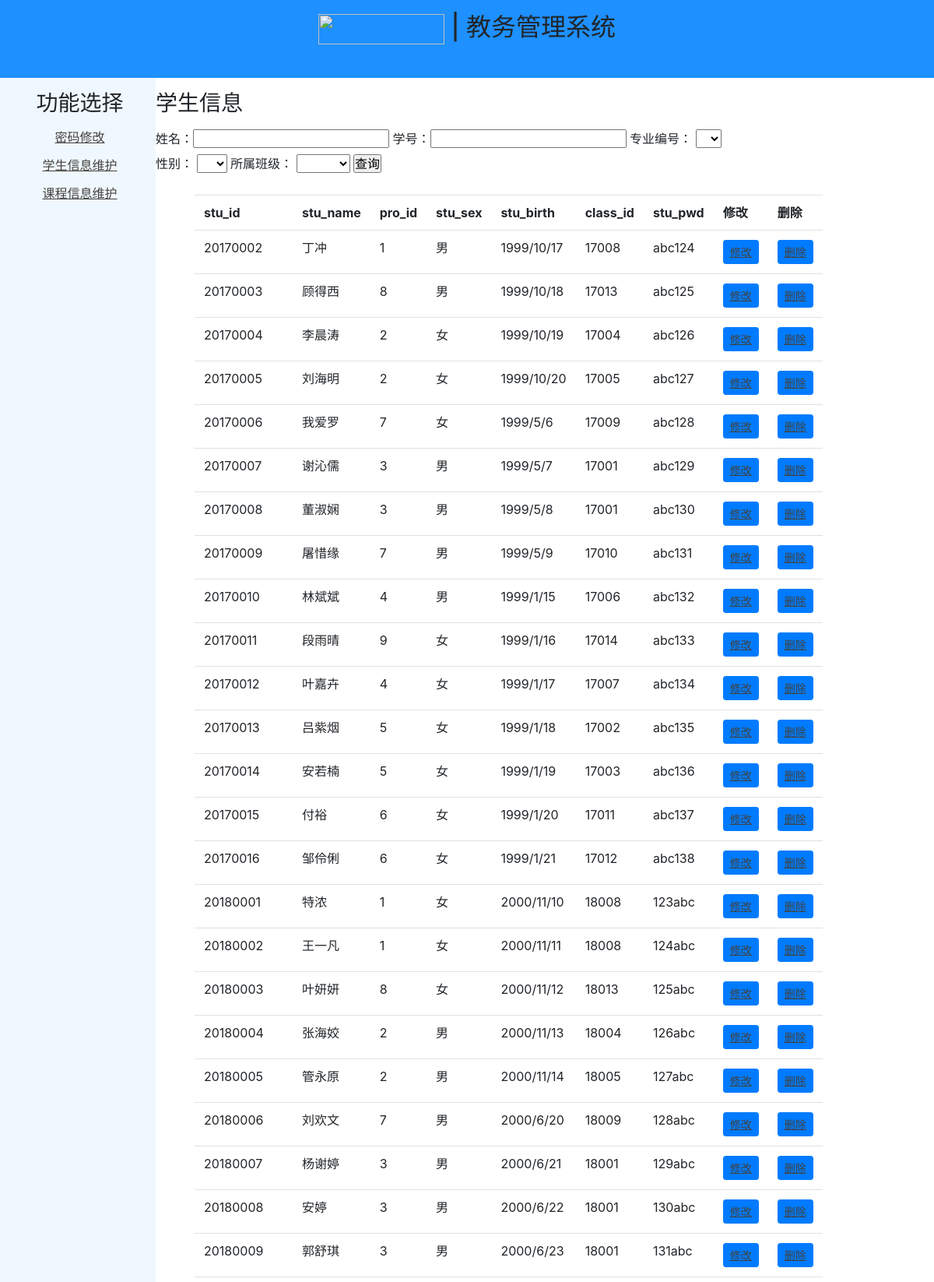
/ (signed in, upper part), run on the app's committed database.
### tables this page shows
CREATE TABLE student_Info(
stu_id int primary key,
stu_name char(50) not null,
pro_id int not null,
stu_sex char(5) not null,
stu_birth datetime not null,
class_id int not null,
stu_pwd char(20) not null,
foreign key(pro_id) references profession_Info(pro_id),
foreign key(class_id) references class_Info(class_id)
);

### admin.py (the view)
@app.route('/',methods=['GET'])
def index():   #学生信息维护
    if not CheckLogin():
        return redirect(url_for('login'))
    dataid, _ = GetSql2("select distinct Pro_id ,Pro_id as col2  from student_Info ")
    datad, _ = GetSql2("select distinct Class_id ,Class_id as col2  from student_Info ")
    strWhere = []
    if "name" in request.args:
        name = request.args["name"]
        if name != "":
            strWhere.append("Stu_name like '%%%s%%'" % name)
    if "Pro_id" in request.args:
        idd = request.args["Pro_id"]
        if idd != "":
            strWhere.append("Pro_id = '%s'" % idd)
    if "id" in request.args:
        id = request.args["id"]
        if id != "":
            strWhere.append("Stu_id = '%s'" % id)
    if "Stu_sex" in request.args:
        ida = request.args["Stu_sex"]
        if ida != "":
            strWhere.append("Stu_sex = '%s'" % ida)
    if "Class_id" in request.args:
        idc = request.args["Class_id"]
        if idc != "":
            strWhere.append("Class_id = '%s'" % idc)
    tablename = "student_Info"
    sql = "SELECT * FROM student_Info "
    if len(strWhere) > 0:
        sql = sql + " where " + " and ".join(strWhere)
        print(sql)
    result, fields = GetSql2(sql)
    return render_template('show.html', datas=result, fields=fields, dataid=dataid, datad=datad)

### admin.py (called while the page is built)
def CheckLogin():
    if 'admin_name' not in session:
        return False
    else:
        return True

### dbSqlite3.py (called while the page is built)
def OpenDb():
    database = "./db/Edu_system.db"
    conn = sqlite3.connect(database)
    return conn

def GetSql(conn, sql):
    cur = conn.cursor()
    cur.execute(sql)
    fields=[]
    for field in cur.description:
        fields.append(field[0])
    result = cur.fetchall()
    cur.close()
    return result,fields

def CloseDb(conn):
    conn.close()

def GetSql2(sql):
    conn = OpenDb()
    result,fields = GetSql(conn, sql)
    CloseDb(conn)
    return result,fields

### templates/show.html (shortened to what this page needs)
<!DOCTYPE html>
<html lang="en">
<head>
    <link href="{{ url_for('static',filename='css/show.css') }}" rel="stylesheet"/>
    <link href="https://cdn.staticfile.org/twitter-bootstrap/4.1.0/css/bootstrap.min.css" rel="stylesheet"/>
</head>
<body>
<div id="container">
    <div id="header" align="center">
         <p><h2><img width="162px" height="38.5px" src="static/picture/logo.png" alt=""><span> | 教务管理系统</span></h2></p>
    </div>
    <div id="sidebar1" align="center">
        <p align="center">
            <h3>功能选择</h3><p><p>
            <a href="/per">密码修改</a><p>
            <a href="/">学生信息维护</a><p>
            <a href="/mama">课程信息维护</a>
    </div>
    <div id="content" class="content">
        <p>
        <h3>学生信息</h3><p>
        <form>
            姓名：<input type="text" name="name">
            学号：<input type="text" name="id">
            <label>专业编号：
            <select name="Pro_id">
                <option value="" ></option>
                    {% for pro in dataid%}
                    <option value='{{pro[0]}}'>{{pro[0]}}</option>
                    {% endfor %}
            </select>
            </label>
            <label>性别：
                <select name="Stu_sex">
                    <option value="" ></option>
                    <option value='男'>男</option>
                </select>
            </label>
            <label>所属班级：
                <select name="Class_id">
                    <option value="" ></option>
                    {% for pro in datad %}
                    <option value='{{pro[0]}}'>{{pro[0]}}</option>
                    {% endfor %}
                </select>
            </label>
            <input type="submit" value="查询">
        </form>
        <br>
        <center>
        <table class="table table-hover" style="margin-left:50px;">
            <tr>
                {% for a in fields %}
                <th>{{a}}</th>
                {% endfor %}
                <th>修改</th>
                <th>删除</th>
            </tr>
            {%for item in datas%}
            <tr>
                {%for a in item%}
                <td>{{a}}</td>
                {% endfor %}
                <td><a class="btn btn-primary btn-sm" href="update?id={{item[0]}}">修改</a></td>
                <td><a class="btn btn-primary btn-sm" href="del/{{item[0]}}">删除</a></td>
            </tr>
            {% endfor %}
        </table>
    </center>
    </div>
</div>
</body>
</html>

### static/css/show.css (style rules this page uses)
* { margin: 0; padding: 0; }
a:link { color: #42413C; text-decoration: underline; }
#container { margin: 0px auto; width: 100%; background-color: #FFF; position: relative; }
#header { background-color:#1E90FF; float: left; height: 100px; width:100%; }
#sidebar1,#content { padding-bottom:9999px; margin-bottom:-9995px; }
#sidebar1 { width:200px; float:left; background-color:#F0F8FF; line-height:20px; padding-left:5px; }
#content { width:800px; float:left; line-height:20px; }

### data on the page
student_Info: stu_id "20170002", stu_name "丁冲", item "1" "男", stu_birth "1999/10/17", class "17008", stu_pwd "abc124"
student_Info: stu_id "20170003", stu_name "顾得西", item "8" "男", stu_birth "1999/10/18", class "17013", stu_pwd "abc125"
student_Info: stu_id "20170004", stu_name "李晨涛", item "2" "女", stu_birth "1999/10/19", class "17004", stu_pwd "abc126"
student_Info: stu_id "20170005", stu_name "刘海明", item "2" "女", stu_birth "1999/10/20", class "17005", stu_pwd "abc127"
student_Info: stu_id "20170006", stu_name "我爱罗", item "7" "女", stu_birth "1999/5/6", class "17009", stu_pwd "abc128"
student_Info: stu_id "20170007", stu_name "谢沁儒", item "3" "男", stu_birth "1999/5/7", class "17001", stu_pwd "abc129"
student_Info: stu_id "20170008", stu_name "董淑娴", item "3" "男", stu_birth "1999/5/8", class "17001", stu_pwd "abc130"
student_Info: stu_id "20170009", stu_name "屠惜缘", item "7" "男", stu_birth "1999/5/9", class "17010", stu_pwd "abc131"
student_Info: stu_id "20170010", stu_name "林斌斌", item "4" "男", stu_birth "1999/1/15", class "17006", stu_pwd "abc132"
student_Info: stu_id "20170011", stu_name "段雨晴", item "9" "女", stu_birth "1999/1/16", class "17014", stu_pwd "abc133"
student_Info: stu_id "20170012", stu_name "叶嘉卉", item "4" "女", stu_birth "1999/1/17", class "17007", stu_pwd "abc134"
student_Info: stu_id "20170013", stu_name "吕紫烟", item "5" "女", stu_birth "1999/1/18", class "17002", stu_pwd "abc135"
student_Info: stu_id "20170014", stu_name "安若楠", item "5" "女", stu_birth "1999/1/19", class "17003", stu_pwd "abc136"
student_Info: stu_id "20170015", stu_name "付裕", item "6" "女", stu_birth "1999/1/20", class "17011", stu_pwd "abc137"
student_Info: stu_id "20170016", stu_name "邹伶俐", item "6" "女", stu_birth "1999/1/21", class "17012", stu_pwd "abc138"
student_Info: stu_id "20180001", stu_name "特浓", item "1" "女", stu_birth "2000/11/10", class "18008", stu_pwd "123abc"
student_Info: stu_id "20180002", stu_name "王一凡", item "1" "女", stu_birth "2000/11/11", class "18008", stu_pwd "124abc"
student_Info: stu_id "20180003", stu_name "叶妍妍", item "8" "女", stu_birth "2000/11/12", class "18013", stu_pwd "125abc"
student_Info: stu_id "20180004", stu_name "张海姣", item "2" "男", stu_birth "2000/11/13", class "18004", stu_pwd "126abc"
student_Info: stu_id "20180005", stu_name "管永原", item "2" "男", stu_birth "2000/11/14", class "18005", stu_pwd "127abc"
student_Info: stu_id "20180006", stu_name "刘欢文", item "7" "男", stu_birth "2000/6/20", class "18009", stu_pwd "128abc"
student_Info: stu_id "20180007", stu_name "杨谢婷", item "3" "男", stu_birth "2000/6/21", class "18001", stu_pwd "129abc"
student_Info: stu_id "20180008", stu_name "安婷", item "3" "男", stu_birth "2000/6/22", class "18001", stu_pwd "130abc"
student_Info: stu_id "20180009", stu_name "郭舒琪", item "3" "男", stu_birth "2000/6/23", class "18001", stu_pwd "131abc"

### other printed values
{{ a }} "stu_id" "stu_name" "pro_id" "stu_sex" "stu_birth" "class_id" "stu_pwd"
